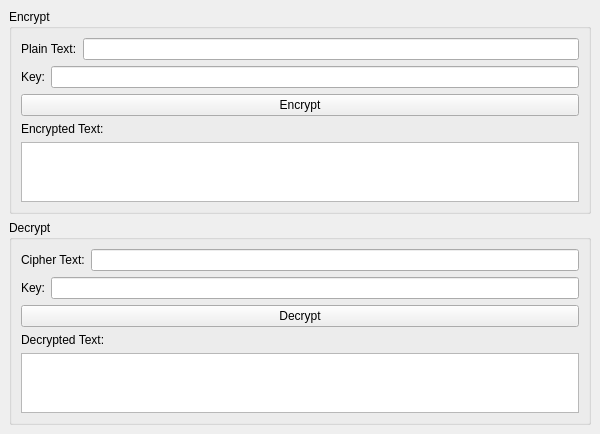
<?xml version="1.0" encoding="UTF-8"?>
<ui version="4.0">
 <class>MainWindow</class>
 <widget class="QMainWindow" name="MainWindow">
  <property name="geometry">
   <rect><x>0</x><y>0</y><width>600</width><height>400</height></rect>
  </property>
  <property name="windowTitle">
   <string>Caesar Cipher</string>
  </property>
  <widget class="QWidget" name="centralwidget">
   <layout class="QVBoxLayout" name="verticalLayout">
    <item>
     <widget class="QGroupBox" name="encryptGroup">
      <property name="title"><string>Encrypt</string></property>
      <layout class="QVBoxLayout" name="encryptLayout">
       <item><layout class="QHBoxLayout" name="encryptInputLayout">
        <item><widget class="QLabel" name="encryptPlainLabel"><property name="text"><string>Plain Text:</string></property></widget></item>
        <item><widget class="QLineEdit" name="encryptPlainText"/></item>
       </layout></item>
       <item><layout class="QHBoxLayout" name="encryptKeyLayout">
        <item><widget class="QLabel" name="encryptKeyLabel"><property name="text"><string>Key:</string></property></widget></item>
        <item><widget class="QLineEdit" name="encryptKey"/></item>
       </layout></item>
       <item><widget class="QPushButton" name="encryptBtn"><property name="text"><string>Encrypt</string></property></widget></item>
       <item><widget class="QLabel" name="encryptResultLabel"><property name="text"><string>Encrypted Text:</string></property></widget></item>
       <item><widget class="QTextEdit" name="encryptResult"><property name="readOnly"><bool>true</bool></property><property name="maximumSize"><size><width>16777215</width><height>60</height></size></property></widget></item>
      </layout>
     </widget>
    </item>
    <item>
     <widget class="QGroupBox" name="decryptGroup">
      <property name="title"><string>Decrypt</string></property>
      <layout class="QVBoxLayout" name="decryptLayout">
       <item><layout class="QHBoxLayout" name="decryptInputLayout">
        <item><widget class="QLabel" name="decryptCipherLabel"><property name="text"><string>Cipher Text:</string></property></widget></item>
        <item><widget class="QLineEdit" name="decryptCipherText"/></item>
       </layout></item>
       <item><layout class="QHBoxLayout" name="decryptKeyLayout">
        <item><widget class="QLabel" name="decryptKeyLabel"><property name="text"><string>Key:</string></property></widget></item>
        <item><widget class="QLineEdit" name="decryptKey"/></item>
       </layout></item>
       <item><widget class="QPushButton" name="decryptBtn"><property name="text"><string>Decrypt</string></property></widget></item>
       <item><widget class="QLabel" name="decryptResultLabel"><property name="text"><string>Decrypted Text:</string></property></widget></item>
       <item><widget class="QTextEdit" name="decryptResult"><property name="readOnly"><bool>true</bool></property><property name="maximumSize"><size><width>16777215</width><height>60</height></size></property></widget></item>
      </layout>
     </widget>
    </item>
   </layout>
  </widget>
 </widget>
 <resources/>
 <connections/>
</ui>
